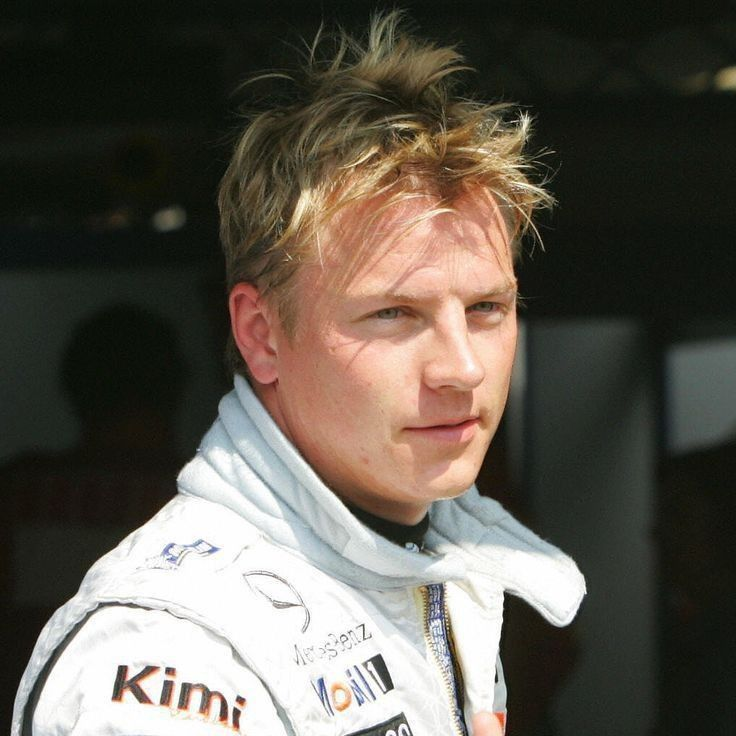
#> input picture kimi.jpg, 736 x 736 px
$ jupyter execute --allow-errors measure.ipynb
#> lines starting #> are read from the running program, lines starting #| are printed output that depends on the picture
[cell 1]
import matplotlib.image as matplotimg
import matplotlib.pyplot as plt
from skimage.transform import resize

#Load in the image
x=0
match(x):
  case 0: #55 Williams
    filename = 'kimi.jpg'
    num_qubits = 7
  case 1: #Square
    filename = 'square.png'
    num_qubits = 1

image = matplotimg.imread(filename)
#> image is the input picture: shape (736, 736, 3); mean R, G, B 95, 89.2, 79.7
#Crop and Center the image
image_width = image.shape[0]
#> image_width = 736
image_height = image.shape[1]
#> image_height = 736

half_dim = min(image_width, image_height)/2
#> half_dim = 368
image = image[int(image_width/2-half_dim):int(image_width/2+half_dim),
              int(image_height/2-half_dim):int(image_height/2+half_dim)] #crop it centered square
image = 0.2989 * image[:, :, 0] + 0.5870 * image[:, :, 1] + 0.1140 * image[:, :, 2] #make it grey
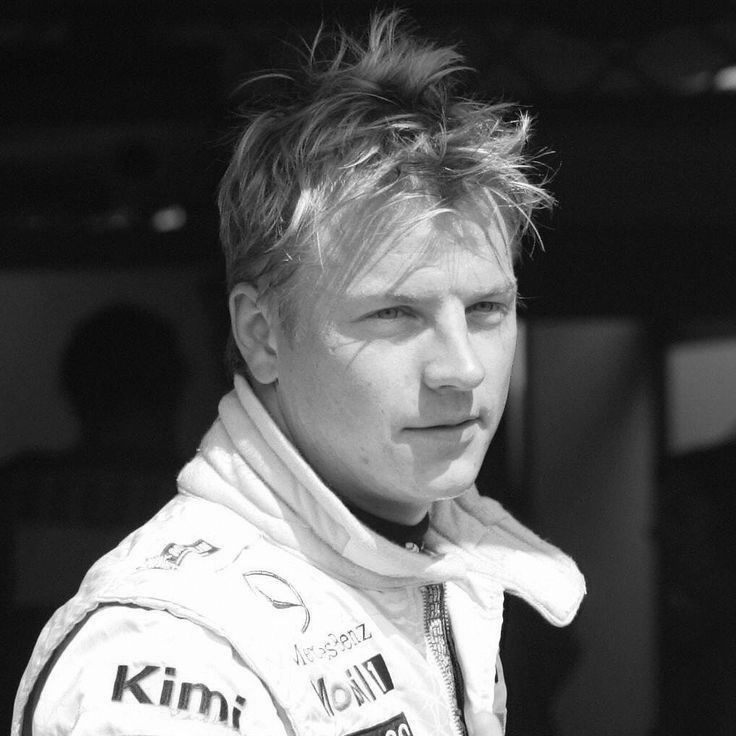
#> image: shape (736, 736) float64; min 1.2, max 255, mean 89.9

#Resize into right dimensions
#The actual number of positional qubits is 2*num_qubits, and +1 for phase encoding
image = resize(image, (2**num_qubits, 2**num_qubits))
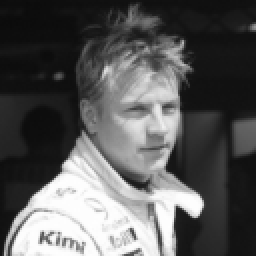
#> image: shape (128, 128) float64 (shown 2 times larger); min 11.25, max 254.4, mean 89.9

fig, ax = plt.subplots()
ax.imshow(image, cmap='gray')

[cell 2]
import numpy as np

#Encode it using FRQI.
image_scaled = (image - image.min()) / (image.max()-image.min())
data = np.ravel(image_scaled)
#> data = 16384 values, max 1 at index 14364, min 0 at index 1284, mean 0.323
print(data)
#> (printed output is left out)

[cell 3]
def FRQIsimulatemeasure(num_measurements=100):
  total = np.ones(len(data))
  ones = np.ones(len(data))

  for i in range(num_measurements):
    pixle = np.random.randint(0, len(data))
    if (np.random.rand() > data[pixle]):
      total[pixle] += 1
    else:
      ones[pixle] += 1
      total[pixle] += 1

  array_1d = ones/total

  return array_1d.reshape(2**num_qubits, 2**num_qubits)

[cell 4]
position = ["00",'01', "10", "11"]

def NEQRsimulatemeasure(num_measurements=100):
#> called with num_measurements = 4
  value = np.ones(len(data))
#> value = 16384 values from 1 to 1

  for i in range(num_measurements):
    pixle = np.random.randint(0, len(data))
    value[pixle] = data[pixle]
#> this loop made 4 passes
#> pixle on passes 1 to 4: 2732, 10799, 9845, 3264
#> after the loop, value = 16384 values, max 1 at index 0, min 0.207 at index 9845, mean 1
    # print(position[pixle])


  array_1d = value
#> array_1d has the same summary as value

  return array_1d.reshape(2**num_qubits, 2**num_qubits)

[cell 5]
fig, ax = plt.subplots(1,2)
a = NEQRsimulatemeasure(4)
ax[0].imshow(a, cmap='gray', vmin=0, vmax=1)
ax[1].imshow(image, cmap='gray')
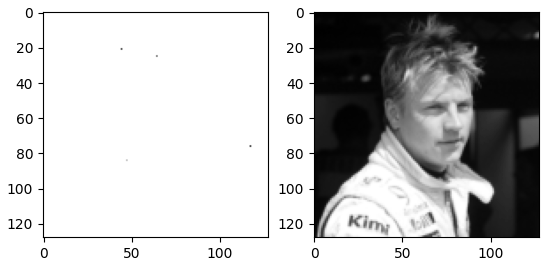
#> figure drawn by matplotlib, 2 panels

$ run again, with QC.png saved as kimi.jpg
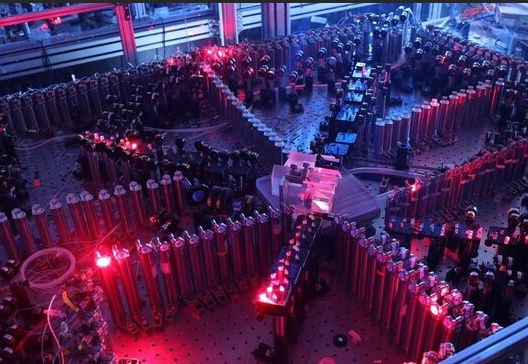
#> input picture QC.png, 528 x 364 px
#> image is the input picture: shape (364, 528, 3); mean R, G, B 69.4, 39.4, 85.9
#> `image = resize(image, (2**num_qubits, 2**num_qubits))`:
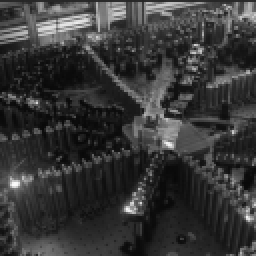
#> image: shape (128, 128) float64 (shown 2 times larger); min 8.27, max 250.6, mean 55.4
#> data = 16384 values, max 1 at index 11783, min 0 at index 8106, mean 0.194
#> (printed output is left out)
#> in NEQRsimulatemeasure, `value = np.ones(len(data))`: value = 16384 values from 1 to 1
#> the loop in NEQRsimulatemeasure, `for i in range(num_measurements):` made 4 passes
#> pixle on passes 1 to 4: 2732, 10799, 9845, 3264
#> after the loop in NEQRsimulatemeasure, `for i in range(num_measurements):`: value = 16384 values, max 1 at index 0, min 0.0797 at index 10799, mean 1
#> array_1d has the same summary as value
#> `[cell 5] fig, ax = plt.subplots(1,2) a = NEQRsimulatemeasure(4) ax[0]...`:
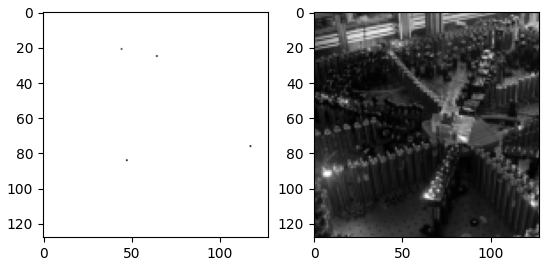
#> figure drawn by matplotlib, 2 panels
